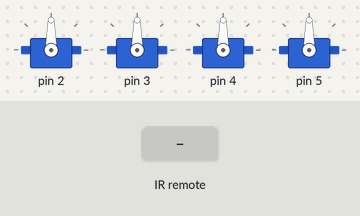
Bench run of a sketch on a simulated Arduino Uno, built with avr-gcc and run on an emulated ATmega328P. Shown: 4 × servo. Inputs (shaded band) come from the test bench.

Above: at 2.2 s.
2.3 s: infrared code 0x45 received
At 5.1 s:
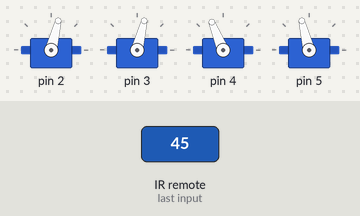
5.3 s: infrared code 0x47 received
At 8.1 s:
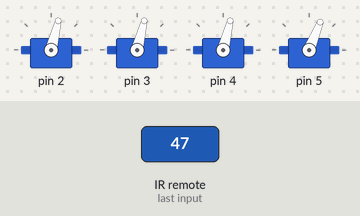
8.3 s: infrared code 0x44 received
At 8.45 s:
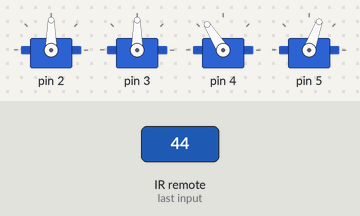
11.3 s: infrared code 0x46 received
At 12.8 s:
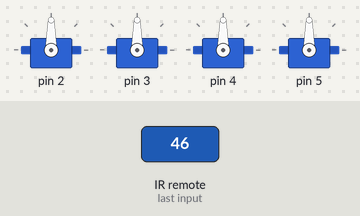
13.3 s: infrared code 0x07 received
At 13.45 s:
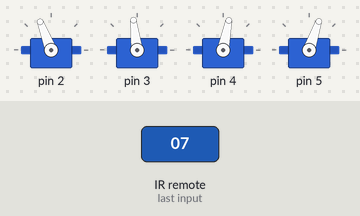
16.3 s: infrared code 0x15 received
At 16.76 s:
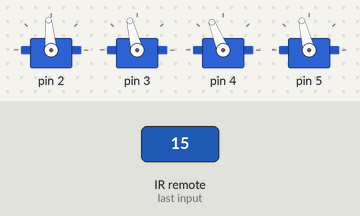
Timing chart, 0 to 19.8 s (numbered marks = the images above; inputs shaded):
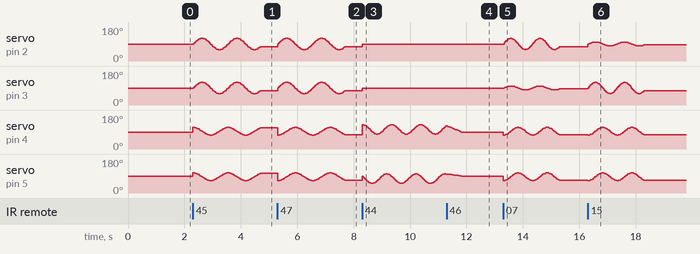

Measured:
- after the input at 11.3 s, servo on pin 4: moves from 122° to 90° over 0.50 s, starting at once; servo on pin 5: moves from 100° to 90° over 0.47 s, starting at once

The sketch:

OTTO_IR_v1.1.ino
```cpp
#define rmt_CHAm 0x45
#define rmt_CHAN 0x46
#define rmt_CHAp 0x47
#define rmt_PREV 0x44
#define rmt_NEXT 0x40
#define rmt_PLAY 0x43
#define rmt_VOLm 0x07
#define rmt_VOLp 0x15
#define rmt_EQ   0x09
#define rmt_100p 0x19
#define rmt_200p 0x0D

#define rmt_0   0x16
#define rmt_1   0x0C
#define rmt_2   0x18
#define rmt_3   0x5E
#define rmt_4   0x08
#define rmt_5   0x1C
#define rmt_6   0x5A
#define rmt_7   0x42
#define rmt_8   0x52
#define rmt_9   0x4A

#include <Otto.h>
#include <IRremote.h>
Otto Otto;

#define LeftLeg 2
#define RightLeg 3
#define LeftFoot 4
#define RightFoot 5
#define Buzzer  13 // not used

#define IR_RECEIVE_PIN 10

void setup()
{
  Otto.init(LeftLeg, RightLeg, LeftFoot, RightFoot, true, Buzzer); //Set the servo pins and Buzzer pin
  IrReceiver.begin(IR_RECEIVE_PIN);

  Otto.home();
  delay(500);
}
void loop()
{
  if (IrReceiver.decode())
  {
    unsigned char cmd = IrReceiver.decodedIRData.command;

    if(cmd == rmt_CHAm)      {Otto.walk(2,1200,-1);} // step back
    else if(cmd == rmt_CHAN) {Otto.home();}
    else if(cmd == rmt_CHAp) {Otto.walk(2,1200,1);} // step forward

    else if(cmd == rmt_PREV) {Otto.moonwalker(3, 1000, 25,-1);}
    else if(cmd == rmt_NEXT) {Otto.moonwalker(3, 1000, 25,1);}
    else if(cmd == rmt_PLAY) { /*nothing*/}

    else if(cmd == rmt_VOLm) {Otto.turn(2,1000,1);}
    else if(cmd == rmt_VOLp) {Otto.turn(2,1000,-1);}
    else if(cmd == rmt_EQ  ) {/*nothing*/}

    else if(cmd == rmt_0   ) {/*nothing*/}
    else if(cmd == rmt_100p) {/*nothing*/}
    else if(cmd == rmt_200p) {/*nothing*/}

    else if(cmd == rmt_1   ) {/*nothing*/}
    else if(cmd == rmt_2   ) {/*nothing*/}
    else if(cmd == rmt_3   ) {/*nothing*/}

    else if(cmd == rmt_4   ) {/*nothing*/}
    else if(cmd == rmt_5   ) {/*nothing*/}
    else if(cmd == rmt_6   ) {/*nothing*/}

    else if(cmd == rmt_7   ) {/*nothing*/}
    else if(cmd == rmt_8   ) {/*nothing*/}
    else if(cmd == rmt_9   ) {/*nothing*/}

    IrReceiver.resume();

  }
}
```
